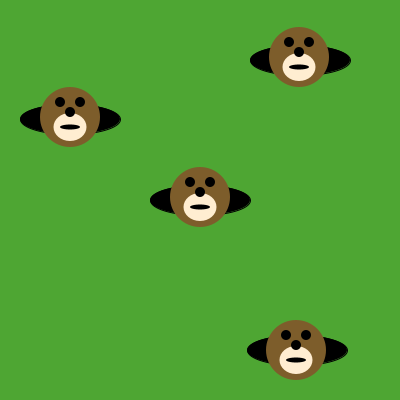
Frame 1 (no input)
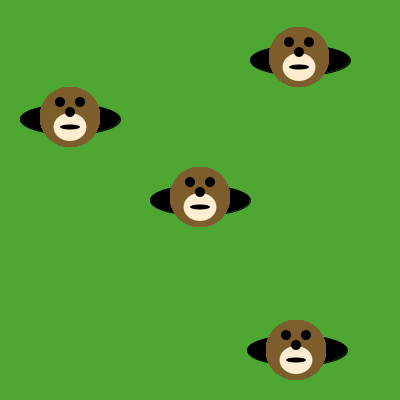
Frame 60 (the mouse pressed at the canvas centre just before this capture)
Frame 120 (the mouse held since frame 60 and released just before this capture): identical to frame 60, image omitted

The Processing sketch that drew these frames (run headless with seeded random() and noise(); from frame 60 on, the mouse is pressed at the canvas centre):

// Processing sketch: moles_in_holes
// ── moles_in_holes.pde
/*** When you are done, this program will draw a mole in 
     each of the holes.
***/

void setup() {
     size(400, 400);
     background(78, 166, 51); // green grass
     
     // This code draws the holes. Run the program to see them.
     
     fill(0, 0, 0);
     ellipse(200, 200, 100, 30);
     ellipse(70, 119, 100, 30);
     ellipse(300, 60, 100, 30);
     ellipse(297, 350, 100, 30);
}

void draw() {

/* Write code here that uses the drawMole method to put a mole in each of the holes */
drawMole( 70, 117);
drawMole( 200, 197);
drawMole( 296, 350);
drawMole( 299, 57);
}

void drawMole(int moleX, int moleY) {
     noStroke();
     fill(125, 93, 43);
     ellipse(moleX, moleY, 60, 60); // face
     fill(255, 237, 209);
     ellipse(moleX, moleY+10, 33, 28); 
     fill(0, 0, 0);
     ellipse(moleX-10, moleY-15, 10, 10); // eyes
     ellipse(moleX+10, moleY-15, 10, 10);
     ellipse(moleX, moleY-5, 10, 10); // nose
     ellipse(moleX, moleY+10, 20, 5); // mouth
}
